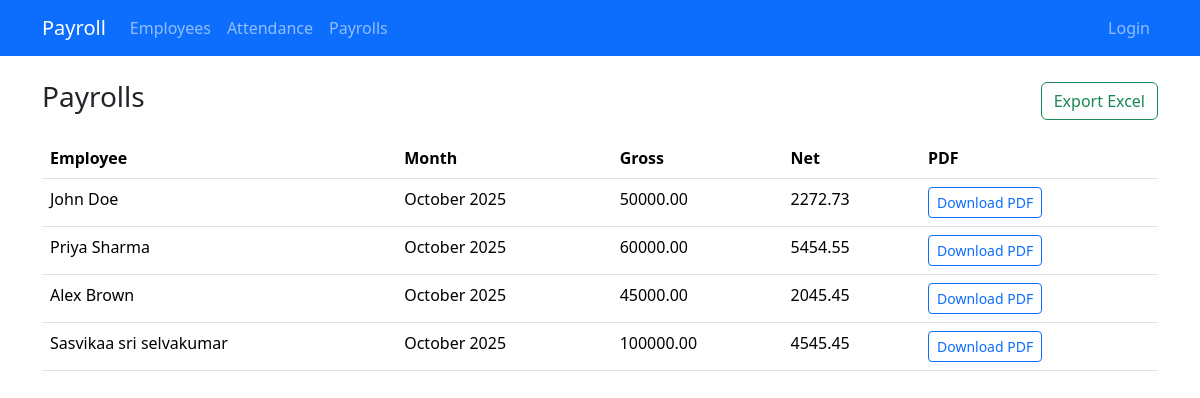
/payrolls/, run on the app's committed database.
### payroll/models.py (models this page shows)
class PayrollRecord(models.Model):
    employee = models.ForeignKey(Employee, on_delete=models.CASCADE, related_name='payrolls')
    month = models.DateField(help_text='Use any date within the month (e.g., 2025-10-01)')
    gross_salary = models.DecimalField(max_digits=10, decimal_places=2)
    net_salary = models.DecimalField(max_digits=10, decimal_places=2)
    created_at = models.DateTimeField(auto_now_add=True)
    class Meta:
        ordering = ['-month']

class Employee(models.Model):
    first_name = models.CharField(max_length=100)
    last_name = models.CharField(max_length=100, blank=True)
    email = models.EmailField(unique=True)
    designation = models.CharField(max_length=150, blank=True)
    basic_salary = models.DecimalField(max_digits=10, decimal_places=2, default=0)
    date_joined = models.DateField(null=True, blank=True)
    def __str__(self):
        return f"{self.first_name} {self.last_name}".strip()

### payroll/views.py (the view)
# urls.py: path('payrolls/', views.payroll_list, name='payroll_list'),
def payroll_list(request):
    payrolls = PayrollRecord.objects.select_related('employee').all()
    return render(request, 'payroll/payroll_list.html', {'payrolls': payrolls})

### templates/payroll/payroll_list.html
{% extends "payroll/base.html" %}
{% block content %}
<div class="d-flex justify-content-between align-items-center mb-3">
  <h3>Payrolls</h3>
  <div>
    <a class="btn btn-outline-success" href="{% url 'payroll:export_payroll_excel' %}">Export Excel</a>
  </div>
</div>
<table class="table table-hover">
  <thead><tr><th>Employee</th><th>Month</th><th>Gross</th><th>Net</th><th>PDF</th></tr></thead>
  <tbody>
    {% for p in payrolls %}
      <tr>
        <td>{{ p.employee }}</td>
        <td>{{ p.month|date:"F Y" }}</td>
        <td>{{ p.gross_salary }}</td>
        <td>{{ p.net_salary }}</td>
        <td><a class="btn btn-sm btn-outline-primary" href="{% url 'payroll:payroll_pdf' p.pk %}">Download PDF</a></td>
      </tr>
    {% empty %}
      <tr><td colspan="5">No payrolls yet</td></tr>
    {% endfor %}
  </tbody>
</table>
{% endblock %}

### data on the page
PayrollRecord: employee "John Doe", month "October 2025", gross_salary "50000.00", net_salary "2272.73"
PayrollRecord: employee "Priya Sharma", month "October 2025", gross_salary "60000.00", net_salary "5454.55"
PayrollRecord: employee "Alex Brown", month "October 2025", gross_salary "45000.00", net_salary "2045.45"
PayrollRecord: employee "Sasvikaa sri selvakumar", month "October 2025", gross_salary "100000.00", net_salary "4545.45"
